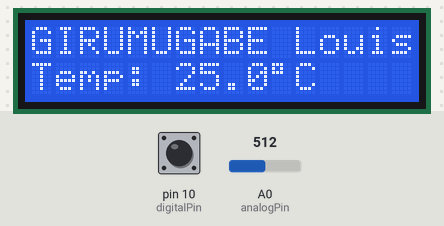
Bench run of a sketch on a simulated Arduino Uno, built with avr-gcc and run on an emulated ATmega328P. On the bench: 16×2 character LCD. The inputs (shaded band) are chosen by the test bench; at power-on: A0 (analogPin) = 512, pin 10 (digitalPin) HIGH. What the sketch prints to the serial monitor is not drawn.

Above: at 1.2 s.
1.3 s: A0 (analogPin) set to 716
At 2.29 s:
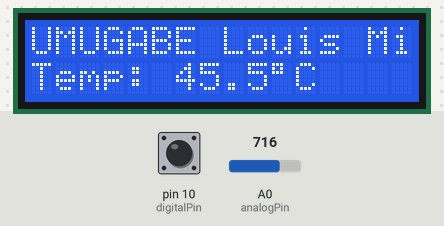
3.6 s: A0 (analogPin) set to 900
At 4.39 s:
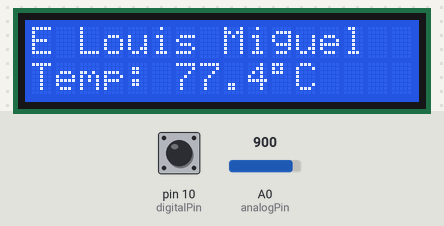
8.8 s: A0 (analogPin) set to 1023
At 9.29 s:
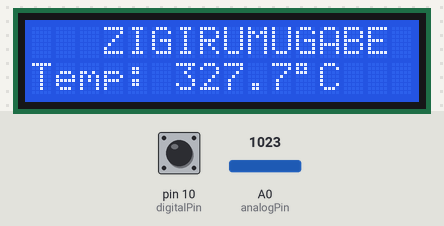
Timing chart, 0 to 11.8 s (numbered marks = the images above; inputs shaded):
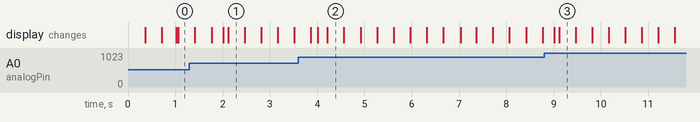

The sketch:

main_sketch.ino
```cpp
#include <Wire.h>
#include <LiquidCrystal_I2C.h>
#include <math.h>

LiquidCrystal_I2C lcd(0x27, 16, 2);

const int digitalPin = 10;
const int analogPin = A0;

String candidateName = "ZIGIRUMUGABE Louis Miguel";
String displayBuffer = "";

unsigned long previousMillis = 0;
const long tempInterval = 1000;

unsigned long scrollMillis = 0;
const long scrollInterval = 350;
int scrollPos = 0;

void setup()
{
    pinMode(digitalPin, INPUT);
    Serial.begin(9600);

    lcd.init();
    lcd.backlight();

    displayBuffer = candidateName + "   ";
}

void loop()
{
    unsigned long currentMillis = millis();

    if (currentMillis - scrollMillis >= scrollInterval)
    {
        scrollMillis = currentMillis;

        lcd.setCursor(0, 0);
        String toPrint = displayBuffer.substring(scrollPos, scrollPos + 16);
        if (toPrint.length() < 16)
        {
            toPrint += displayBuffer.substring(0, 16 - toPrint.length());
        }

        lcd.print(toPrint);

        scrollPos++;
        if (scrollPos >= displayBuffer.length())
        {
            scrollPos = 0;
        }
    }

    if (currentMillis - previousMillis >= tempInterval)
    {
        previousMillis = currentMillis;

        int digitalValue = digitalRead(digitalPin);
        int analogValue = analogRead(analogPin);

        if (analogValue < 1)
            analogValue = 1;
        if (analogValue > 1022)
            analogValue = 1022;

        float resistance = 10000.0 * (1023.0 / (float)analogValue - 1.0);
        float logR = log(resistance);
        float temperatureKelvin = 1.0 / (0.001129148 + (0.000234125 * logR) + (0.0000000876741 * logR * logR * logR));
        float temperatureCelsius = temperatureKelvin - 273.15;

        Serial.print("Temperature: ");
        Serial.print(temperatureCelsius, 1);
        Serial.println(" C");

        if (digitalValue == LOW)
        {
            Serial.println("Temperature threshold exceeded!");
        }

        lcd.setCursor(0, 1);
        lcd.print("Temp: ");
        lcd.print(temperatureCelsius, 1);
        lcd.print((char)223);
        lcd.print("C        ");
    }
}
```
